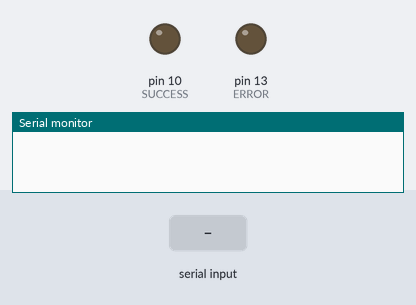
Bench run of a sketch on a simulated Arduino Uno, built with avr-gcc and run on an emulated ATmega328P. Shown: output pins drawn as LEDs (lit = HIGH), the last lines printed to the serial monitor. The test bench sets the inputs (shaded band).

Above: at 1.2 s.
1.3 s: byte 3 (3) received over Serial
At 2.2 s:
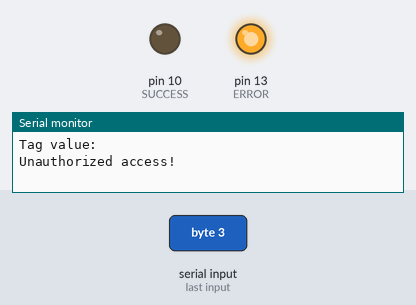
Timing chart, 0 to 4.8 s (numbered marks = the images above; inputs shaded):
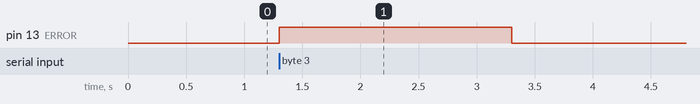

Measured:
- after the input at 1.3 s, pin 13 (ERROR): LOW → HIGH at once, → LOW 2.0 s later

The sketch:

lf_rfid_rdm6300.ino
```cpp
// define constants for pins
int SUCCESS = 10;
int ERROR = 13;

// variables to keep state
int readVal = 0; // individual character read from serial
unsigned int readData[10]; // data read from serial
int counter = -1; // counter to keep position in the buffer
char tagId[11]; // final tag ID converted to a string

char* authorizedTags[4]; // array to hold the list of authorized tags

// fills the list of authorzied tags
void initAuthorizedTags() {
    // add your own tag IDs here
  authorizedTags[0] = "0400680B85";
  authorizedTags[1] = "0400063EB9";
  authorizedTags[2] = "040004F3F5";
  authorizedTags[3] = "04006813AB";
}

void setup() {
  Serial.begin(9600);
  pinMode(SUCCESS, OUTPUT);
  pinMode(ERROR, OUTPUT);
  initAuthorizedTags();
}

// check if the tag ID we just read is any of the authorized tags
int checkTag() {
  int i;

  for (i = 0; i < 4; ++i) {
    if (strcmp(authorizedTags[i], tagId) == 0) {
      return 1;
    }
  }
  return 0;
}

// convert the int values read from serial to ASCII chars
void parseTag() {
  int i;
  for (i = 0; i < 10; ++i) {
    tagId[i] = readData[i];
  }
  tagId[10] = 0;
}

// once a whole tag is read, process it
void processTag() {
    // convert id to a string
  parseTag();

    // print it
  printTag();

    // check if the tag is authorized
  if (checkTag() == 1) {
    tagSuccess(); // if so, perform an action (blink a led, open a door, etc...)
  } else {
    tagFailed(); // otherwise, inform user of failure
  }
}

void printTag() {
  Serial.print("Tag value: ");
  Serial.println(tagId);
}

// perform an action when an authorized tag was read
void tagSuccess() {
  Serial.println("Tag authorized.");

    // here, we simply turn on the success LED for 2s
  digitalWrite(SUCCESS, HIGH);
  digitalWrite(ERROR, LOW);
  delay(2000);
}

// inform the user that the tag is not authorized
void tagFailed() {
  Serial.println("Unauthorized access!");

  digitalWrite(SUCCESS, LOW);
  digitalWrite(ERROR, HIGH);
  delay(2000);
}

// this function clears the rest of data on the serial, to prevent multiple scans
void clearSerial() {
  while (Serial.read() >= 0) {
        ; // do nothing
    }
}

void loop() {
    // turn LEDs off
  digitalWrite(SUCCESS, LOW);
  digitalWrite(ERROR, LOW);

    if (Serial.available() > 0) {
        // read the incoming byte:
        readVal = Serial.read();

        // a "2" signals the beginning of a tag
        if (readVal == 2) {
            counter = 0; // start reading
        }
        // a "3" signals the end of a tag
        else if (readVal == 3) {
            // process the tag we just read
            processTag();

            // clear serial to prevent multiple reads
            clearSerial();

            // reset reading state
            counter = -1;
        }
        // if we are in the middle of reading a tag
        else if (counter >= 0) {
            // save valuee
            readData[counter] = readVal;

            // increment counter
            ++counter;
        }
    }
}
```
